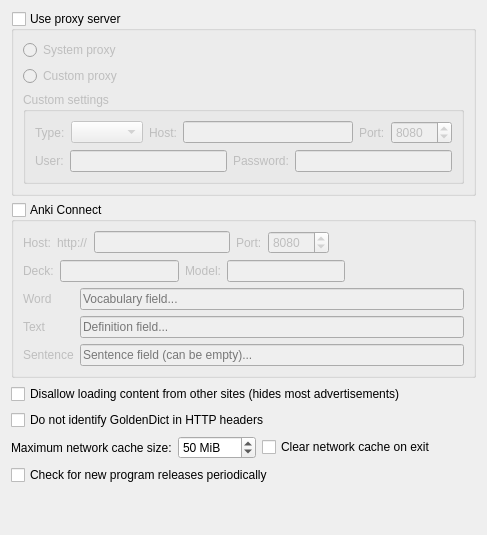
     <widget class="QWidget" name="tab_3">
      <attribute name="icon">
       <iconset resource="resources.qrc">
        <normaloff>:/icons/network.svg</normaloff>:/icons/network.svg</iconset>
      </attribute>
      <attribute name="title">
       <string>&amp;Network</string>
      </attribute>
      <layout class="QVBoxLayout" name="verticalLayout_9">
       <item>
        <widget class="QGroupBox" name="useProxyServer">
         <property name="toolTip">
          <string>Enable if you wish to use a proxy server
for all program's network requests.</string>
         </property>
         <property name="title">
          <string>Use proxy server</string>
         </property>
         <property name="checkable">
          <bool>true</bool>
         </property>
         <property name="checked">
          <bool>false</bool>
         </property>
         <layout class="QVBoxLayout" name="verticalLayout_6">
          <item>
           <widget class="QRadioButton" name="systemProxy">
            <property name="text">
             <string>System proxy</string>
            </property>
           </widget>
          </item>
          <item>
           <widget class="QRadioButton" name="customProxy">
            <property name="text">
             <string>Custom proxy</string>
            </property>
           </widget>
          </item>
          <item>
           <widget class="QGroupBox" name="customSettingsGroup">
            <property name="enabled">
             <bool>false</bool>
            </property>
            <property name="title">
             <string>Custom settings</string>
            </property>
            <layout class="QVBoxLayout" name="verticalLayout_18">
             <item>
              <layout class="QHBoxLayout" name="horizontalLayout_3">
               <item>
                <widget class="QLabel" name="label">
                 <property name="text">
                  <string>Type:</string>
                 </property>
                </widget>
               </item>
               <item>
                <widget class="QComboBox" name="proxyType"/>
               </item>
               <item>
                <widget class="QLabel" name="label_3">
                 <property name="enabled">
                  <bool>false</bool>
                 </property>
                 <property name="text">
                  <string>Host:</string>
                 </property>
                </widget>
               </item>
               <item>
                <widget class="QLineEdit" name="proxyHost"/>
               </item>
               <item>
                <widget class="QLabel" name="label_2">
                 <property name="text">
                  <string>Port:</string>
                 </property>
                </widget>
               </item>
               <item>
                <widget class="QSpinBox" name="proxyPort">
                 <property name="maximum">
                  <number>65535</number>
                 </property>
                 <property name="value">
                  <number>8080</number>
                 </property>
                </widget>
               </item>
              </layout>
             </item>
             <item>
              <layout class="QHBoxLayout" name="horizontalLayout_2">
               <item>
                <widget class="QLabel" name="label_4">
                 <property name="text">
                  <string>User:</string>
                 </property>
                </widget>
               </item>
               <item>
                <widget class="QLineEdit" name="proxyUser"/>
               </item>
               <item>
                <widget class="QLabel" name="label_5">
                 <property name="text">
                  <string>Password:</string>
                 </property>
                </widget>
               </item>
               <item>
                <widget class="QLineEdit" name="proxyPassword">
                 <property name="echoMode">
                  <enum>QLineEdit::Password</enum>
                 </property>
                </widget>
               </item>
              </layout>
             </item>
            </layout>
           </widget>
          </item>
         </layout>
        </widget>
       </item>
       <item>
        <widget class="QGroupBox" name="useAnkiConnect">
         <property name="enabled">
          <bool>true</bool>
         </property>
         <property name="title">
          <string>Anki Connect</string>
         </property>
         <property name="checkable">
          <bool>true</bool>
         </property>
         <property name="checked">
          <bool>false</bool>
         </property>
         <layout class="QVBoxLayout" name="verticalLayout_13">
          <item>
           <layout class="QHBoxLayout" name="horizontalLayout_21">
            <item>
             <widget class="QLabel" name="label_22">
              <property name="text">
               <string>Host:</string>
              </property>
             </widget>
            </item>
            <item>
             <widget class="QLabel" name="label_24">
              <property name="text">
               <string>http://</string>
              </property>
             </widget>
            </item>
            <item>
             <widget class="QLineEdit" name="ankiHost"/>
            </item>
            <item>
             <widget class="QLabel" name="label_23">
              <property name="text">
               <string>Port:</string>
              </property>
             </widget>
            </item>
            <item>
             <widget class="QSpinBox" name="ankiPort">
              <property name="maximum">
               <number>65535</number>
              </property>
              <property name="value">
               <number>8080</number>
              </property>
             </widget>
            </item>
            <item>
             <spacer name="horizontalSpacer_16">
              <property name="orientation">
               <enum>Qt::Horizontal</enum>
              </property>
              <property name="sizeHint" stdset="0">
               <size>
                <width>40</width>
                <height>20</height>
               </size>
              </property>
             </spacer>
            </item>
           </layout>
          </item>
          <item>
           <layout class="QHBoxLayout" name="horizontalLayout_22">
            <item>
             <widget class="QLabel" name="label_28">
              <property name="text">
               <string>Deck:</string>
              </property>
             </widget>
            </item>
            <item>
             <widget class="QLineEdit" name="ankiDeck"/>
            </item>
            <item>
             <widget class="QLabel" name="label_25">
              <property name="text">
               <string>Model:</string>
              </property>
             </widget>
            </item>
            <item>
             <widget class="QLineEdit" name="ankiModel"/>
            </item>
            <item>
             <spacer name="horizontalSpacer_17">
              <property name="orientation">
               <enum>Qt::Horizontal</enum>
              </property>
              <property name="sizeHint" stdset="0">
               <size>
                <width>40</width>
                <height>20</height>
               </size>
              </property>
             </spacer>
            </item>
           </layout>
          </item>
          <item>
           <layout class="QFormLayout" name="formLayout">
            <item row="0" column="0">
             <widget class="QLabel" name="wordLabel">
              <property name="text">
               <string>Word</string>
              </property>
             </widget>
            </item>
            <item row="0" column="1">
             <widget class="QLineEdit" name="ankiWord">
              <property name="placeholderText">
               <string>Vocabulary field...</string>
              </property>
             </widget>
            </item>
            <item row="1" column="0">
             <widget class="QLabel" name="textLabel">
              <property name="text">
               <string>Text</string>
              </property>
             </widget>
            </item>
            <item row="1" column="1">
             <widget class="QLineEdit" name="ankiText">
              <property name="placeholderText">
               <string>Definition field...</string>
              </property>
             </widget>
            </item>
            <item row="2" column="0">
             <widget class="QLabel" name="sentenceLabel">
              <property name="text">
               <string>Sentence</string>
              </property>
             </widget>
            </item>
            <item row="2" column="1">
             <widget class="QLineEdit" name="ankiSentence">
              <property name="placeholderText">
               <string>Sentence field (can be empty)...</string>
              </property>
             </widget>
            </item>
           </layout>
          </item>
         </layout>
        </widget>
       </item>
       <item>
        <widget class="QCheckBox" name="disallowContentFromOtherSites">
         <property name="toolTip">
          <string>Enabling this would make GoldenDict block most advertisements
by disallowing content (images, frames) not originating from the site
you are browsing. If some site breaks because of this, try disabling this.</string>
         </property>
         <property name="text">
          <string>Disallow loading content from other sites (hides most advertisements)</string>
         </property>
        </widget>
       </item>
       <item>
        <widget class="QCheckBox" name="hideGoldenDictHeader">
         <property name="toolTip">
          <string>Some sites detect GoldenDict via HTTP headers and block the requests.
Enable this option to workaround the problem.</string>
         </property>
         <property name="text">
          <string>Do not identify GoldenDict in HTTP headers</string>
         </property>
        </widget>
       </item>
       <item>
        <layout class="QHBoxLayout" name="horizontalLayout_11">
         <item>
          <widget class="QLabel" name="label_20">
           <property name="text">
            <string>Maximum network cache size:</string>
           </property>
          </widget>
         </item>
         <item>
          <widget class="QSpinBox" name="maxNetworkCacheSize">
           <property name="toolTip">
            <string>Maximum disk space occupied by GoldenDict's network cache in
%1
If set to 0 the network disk cache will be disabled.</string>
           </property>
           <property name="suffix">
            <string> MiB</string>
           </property>
           <property name="maximum">
            <number>2000</number>
           </property>
           <property name="value">
            <number>50</number>
           </property>
          </widget>
         </item>
         <item>
          <widget class="QCheckBox" name="clearNetworkCacheOnExit">
           <property name="toolTip">
            <string>When this option is enabled, GoldenDict
clears its network cache from disk during exit.</string>
           </property>
           <property name="text">
            <string>Clear network cache on exit</string>
           </property>
          </widget>
         </item>
         <item>
          <spacer name="horizontalSpacer_15">
           <property name="orientation">
            <enum>Qt::Horizontal</enum>
           </property>
           <property name="sizeHint" stdset="0">
            <size>
             <width>40</width>
             <height>20</height>
            </size>
           </property>
          </spacer>
         </item>
        </layout>
       </item>
       <item>
        <widget class="QCheckBox" name="checkForNewReleases">
         <property name="toolTip">
          <string>When this is enabled, the program periodically
checks if a new, updated version of GoldenDict
is available for download. If it is so, the program
informs the user about it and prompts to open a
download page.</string>
         </property>
         <property name="text">
          <string>Check for new program releases periodically</string>
         </property>
        </widget>
       </item>
       <item>
        <spacer name="verticalSpacer_3">
         <property name="orientation">
          <enum>Qt::Vertical</enum>
         </property>
         <property name="sizeHint" stdset="0">
          <size>
           <width>20</width>
           <height>39</height>
          </size>
         </property>
        </spacer>
       </item>
      </layout>
     </widget>
